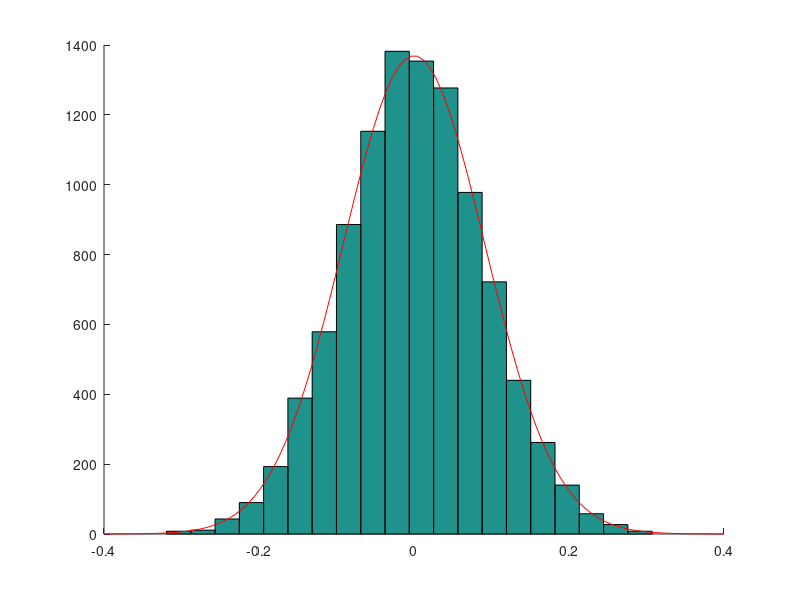

MATLAB code for this plot:
n=10; t=10000; s=1/12/n;
x=linspace(-0.4,0.4,100);
y=1/sqrt(2*pi*s)*exp(-x.^2/(2*s));
z=mean(rand(t,n)-0.5,2);

figure(1); clf; hold on
b=20; hist(z,b);
h=plot(x,y*t/b*(max(z)-min(z)),'r-');
